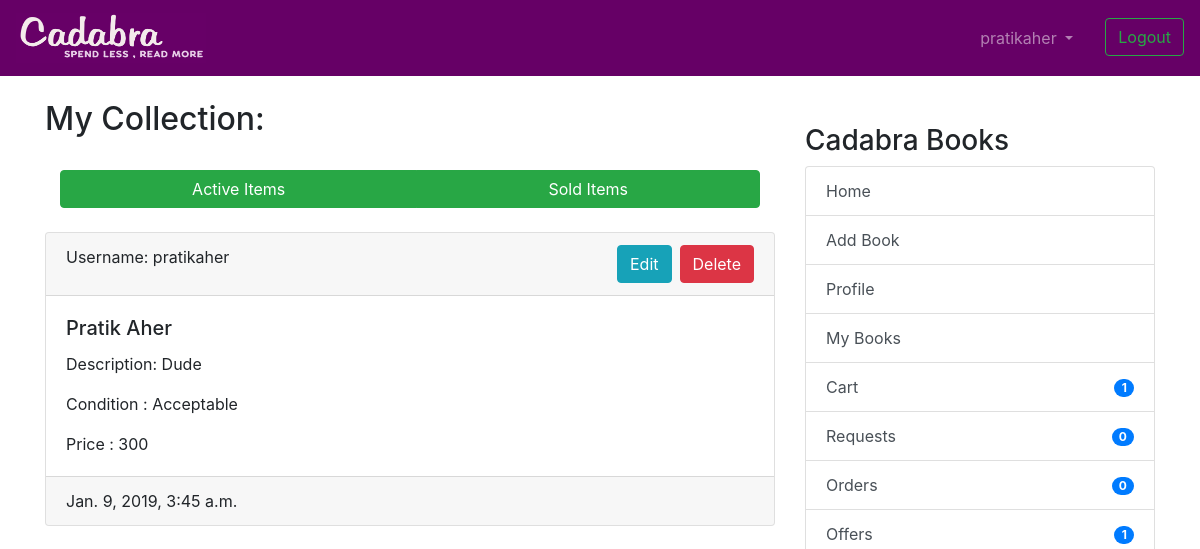
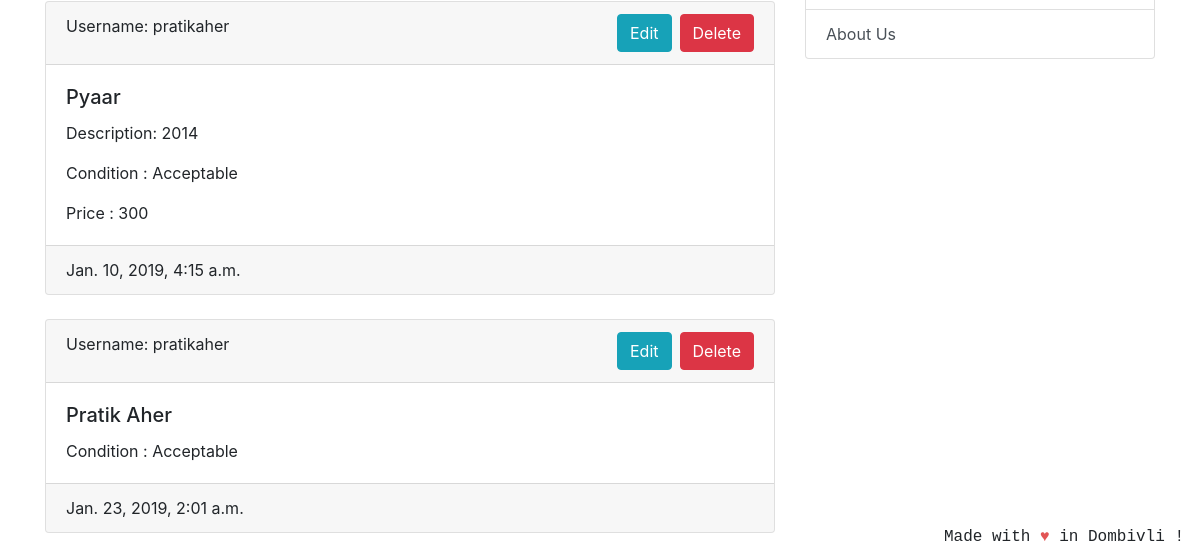
Before: /userbooks/ (signed in) with the older database file (2 pictures, top to bottom).
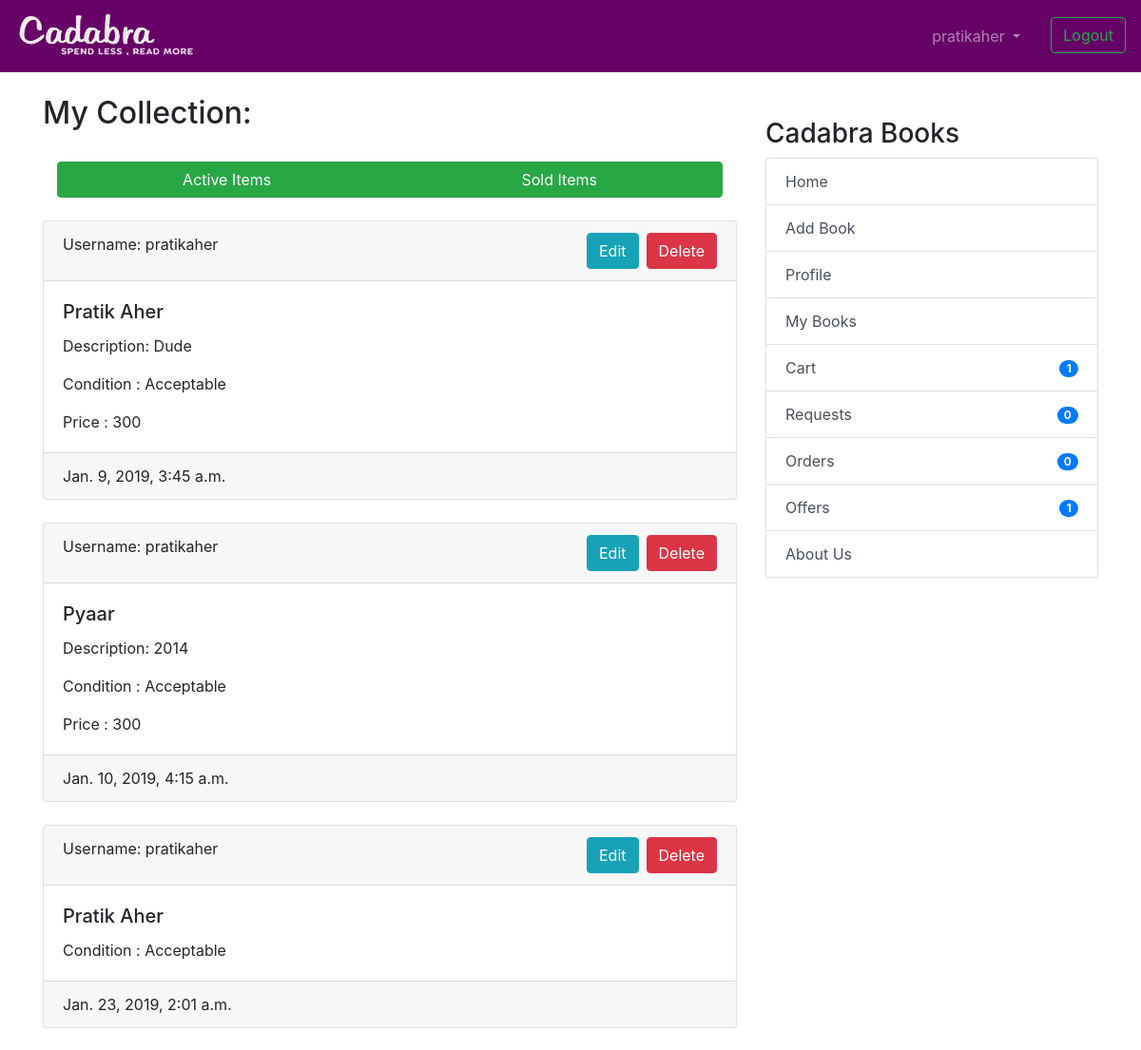
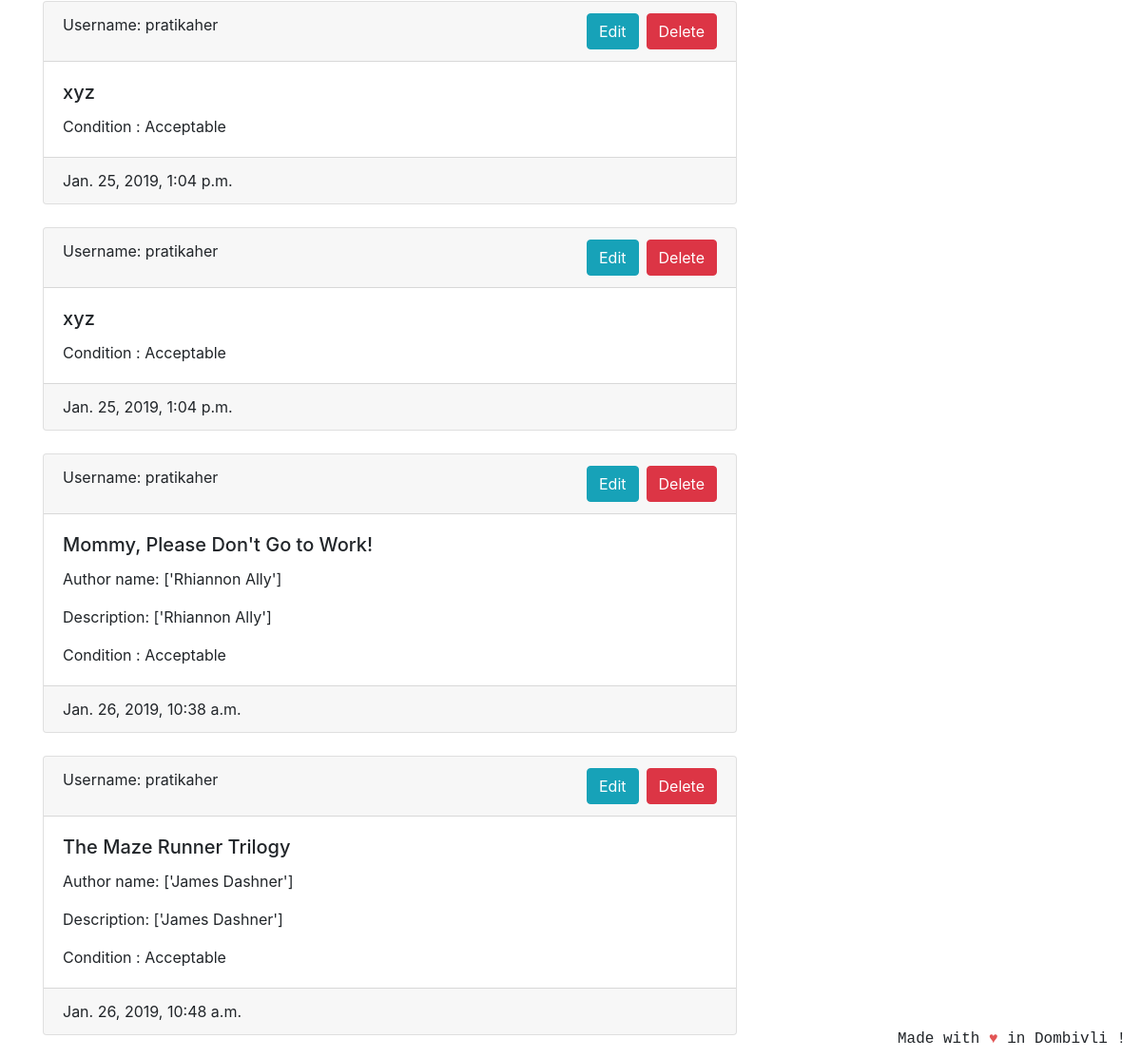
After: the same page with the newer database file (2 pictures, top to bottom).
### coreapp/models.py (models this page shows, shortened)
class Book(models.Model):
    user = models.ForeignKey(User, on_delete=models.CASCADE, null=True)
    book_name = models.CharField(
        max_length=100, help_text="We only deal with original books with ISBN codes, pirated books will not be accepted.")
    author_name = models.CharField(max_length=100, blank=True, null=True)
    description = models.CharField(max_length=2000, blank=True, null=True)
    image = models.ImageField('Book Image', null=True,
                              blank=True, upload_to="book_images/")
    price = models.IntegerField(
        null=True, blank=True, help_text="We would be deducting 20 rupees from item price for delivery purposes.")
    sell_or_exchange = models.CharField(
        max_length=100, choices=BUY_OR_EXCHANGE, default='Exchange', help_text="By adding items to exchange you can make requests to other users for exchange.")
    condition = models.CharField(
        max_length=100, choices=CONITION_CHOICES, default='Acceptable')
    created_at = models.DateTimeField(auto_now_add=True)
    image_url = models.CharField(max_length=500,blank=True,null=True)
    class Meta:
        verbose_name = 'Book'
        verbose_name_plural = 'Books'

### coreapp/views.py (the view)
# urls.py: path('userbooks/', views.UserBookListView.as_view(),name='userbooks'),
class UserBookListView(LoginRequiredMixin, generic.ListView):
    model = Book
    template_name = 'user_books_list_entries.html'
    context_object_name = 'books'
    ordering = ['-created_at']
    def get_queryset(self):
        collection_items = UserCollection.objects.get(
            owner=self.request.user.profile)
        return collection_items.books.exclude(id__in=ordered_books).exclude(
            id__in=requester_books).exclude(id__in=offerrer_books)

### nofapapp/context_processors.py (called while the page is built)
def add_variable_to_context(request):
    if request.user.id:
        orderitems = Order.objects.get(owner=request.user.profile)
        return {
            'requestscount': Requests.objects.filter(requester=request.user).count(),
            'offercount' : Requests.objects.filter(offerrer=request.user).count(),
            'orderscount': Transaction.objects.filter(Q(offerrer=request.user) | Q(requester=request.user)).count()+FinalBuyOrder.objects.filter(user=request.user).count(),
            'cartitemscount': orderitems.items.count(),
            'addresscheck': get_object_or_404(ShippingAddress, profile=get_object_or_404(Profile, user=request.user)).address1,
            }
    else:
        return {}

### templates/user_books_list_entries.html (shortened to what this page needs)
{% extends 'base.html' %}
{% block content %}
<h2 >My Collection:</h2>
<br/>
<div class="btn-group container-fluid">
    <a href="{% url 'coreapp:userbooks' %}" class="btn btn-success">Active Items</a>
    <a href="{% url 'coreapp:sold-books' %}" class="btn btn-success">Sold Items</a>
</div>
<br/>
<br/>
{% if books %}
{% for book in books %}
<div class="card text-left">
    <div class="card-header">
        Username: {{ book.user.username }}
        <a href="{% url 'coreapp:post-delete' book.id %}" class="btn btn-danger float-right">Delete</a>
        <a href="{% url 'coreapp:post-update' book.id %}" class="mr-2 btn btn-info float-right" >Edit</a>
    </div>
    <div class="card-body">
        <h5 class="card-title">{{ book.book_name }}</h5>
        {% if book.author_name %}
        <p class="card-text">Author name: {{ book.author_name }}</p>
        {% endif %}
        {% if book.description %}
        <p class="card-text">Description: {{ book.description }}</p>
        {% endif %}
        <p class="card-text">Condition : {{ book.condition }} </p>
        {% if book.price %}
        <p class="card-text">Price : {{ book.price }} </p>
        {% endif %}
        </div>
    <div class="card-footer text-mutxed">
        {{ book.created_at }}
    </div>
</div>
{% endfor %}
{% endif %}
{% endblock %}

Changed rows visible on the page:
added Book: user.username "pratikaher", book_name "xyz", condition "Acceptable", created_at "Jan. 25, 2019, 1:04 p.m."
added Book: user.username "pratikaher", book_name "xyz", condition "Acceptable", created_at "Jan. 25, 2019, 1:04 p.m."
added Book: user.username "pratikaher", book_name "Mommy, Please Don't Go to Work!", author_name "['Rhiannon Ally']", description "['Rhiannon Ally']", condition "Acceptable", created_at "Jan. 26, 2019, 10:38 a.m."
added Book: user.username "pratikaher", book_name "The Maze Runner Trilogy", author_name "['James Dashner']", description "['James Dashner']", condition "Acceptable", created_at "Jan. 26, 2019, 10:48 a.m."
